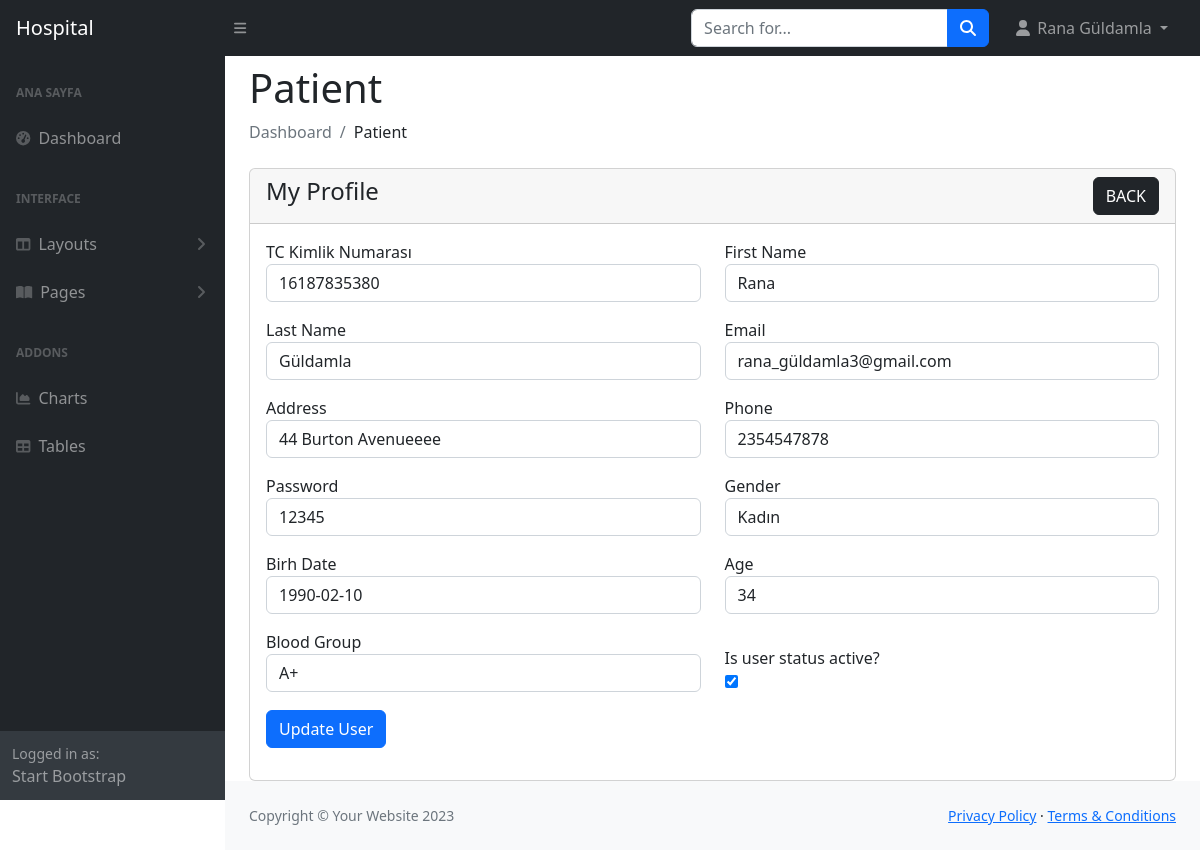
The app's page /Hospital_Managament_System/admin/edit_my_profile.php (signed in) with its own data.
### tables this page shows
CREATE TABLE `patient` (
  `patient_id` int(11) NOT NULL,
  `TC` varchar(11) NOT NULL,
  `fname` varchar(200) NOT NULL,
  `lname` varchar(200) NOT NULL,
  `email` varchar(200) NOT NULL,
  `password` varchar(200) NOT NULL,
  `address` longtext NOT NULL,
  `phone` varchar(15) NOT NULL,
  `gender` varchar(10) NOT NULL,
  `birth_date` date NOT NULL,
  `age` int(11) DEFAULT NULL,
  `blood_group` varchar(10) NOT NULL,
  `status` tinyint(1) NOT NULL
);

CREATE TABLE `blood_bank` (
  `blood_group_id` int(11) NOT NULL,
  `blood_group` longtext NOT NULL
);

### Hospital_Managament_System/admin/edit_my_profile.php (the view, shortened to what this page needs)
<?php
include("config/dbcon.php");
include("includes/header.php"); ?>
<div class="container-fluid px-4">
    <h1 class="mt-2">Patient</h1>
    <ol class="breadcrumb mb-4">
        <li class="breadcrumb-item active">Dashboard</li>
        <li class="breadcrumb-item">Patient</li>
    </ol>
    <div class="row">
        <div class="col-md-12">
            <div class="card">
                <div class="card-header">
                    <h4>My Profile
                        <a href="view_my_profile.php" class="btn btn-dark float-end">BACK</a>
                    </h4>
                </div>
                <div class="card-body">
                    <?php
                    $deger = $_SESSION['auth_user']['TC'];
                    $query = "SELECT * FROM patient WHERE TC = '$deger'";
                    $query_run = mysqli_query($con, $query);
                    if (mysqli_num_rows($query_run)) {
                        foreach ($query_run as $user) {
                            ?>
                                <form action="code.php" method="POST">
                                    <div class="row">
                                    <div class="col-md-6 mb-3">
                                            <label for="">TC Kimlik Numarası</label>
                                            <input type="text" name="TC" value="<?= $user['TC'] ?>" class="form-control" readonly>
                                        </div>
                                        <div class="col-md-6 mb-3">
                                            <label for="">First Name</label>
                                            <input type="text" name="fname" value="<?= $user['fname'] ?>" class="form-control">
                                        </div>
                                        <div class="col-md-6 mb-3">
                                            <label for="">Last Name</label>
                                            <input type="text" name="lname" value="<?= $user['lname'] ?>" class="form-control">
                                        </div>
                                        <div class="col-md-6 mb-3">
                                            <label for="">Email</label>
                                            <input type="text" name="email" value="<?= $user['email'] ?>" class="form-control">
                                        </div>
                                        <div class="col-md-6 mb-3">
                                            <label for="">Address</label>
                                            <input type="text" name="adres" value="<?= $user['address'] ?>" class="form-control">
                                        </div>
                                        <div class="col-md-6 mb-3">
                                            <label for="">Phone</label>
                                            <input type="text" name="telephone" value="<?= $user['phone'] ?>" class="form-control">
                                        </div>
                                        <div class="col-md-6 mb-3">
                                            <label for="">Password</label>
                                            <input type="text" name="password" value="<?= $user['password'] ?>" class="form-control">
                                        </div>
                                        <div class="col-md-6 mb-3">
                                            <label for="">Gender</label>
                                            <input type="text" name="gender" value="<?= $user['gender'] ?>" class="form-control">
                                        </div>
                                        <div class="col-md-6 mb-3">
                                            <label for="">Birh Date</label>
                                            <input type="text" name="birth_date" value="<?= $user['birth_date']?>" class="form-control" readonly>
                                        </div>
                                        <div class="col-md-6 mb-3">
                                            <label for="">Age</label>
                                            <input type="text" name="age" value="<?= $user['age'] ?>" class="form-control">
                                        </div>
                                        <div class="col-md-6 mb-3">
                                            <label for="">Blood Group</label>
                                            <?php
                                            $query1 = "SELECT * FROM blood_bank ORDER BY blood_group_id" ;
                                          $query_run1 = mysqli_query($con, $query1);
                                          if (mysqli_num_rows($query_run1) > 0) {
                                            foreach ($query_run1 as $row1) {
                                                if($user['blood_group'] == $row1['blood_group_id']){?>
                                                 <input type="text" name="blood" value="<?= $row1['blood_group']; ?>" class="form-control" readonly>
                                            <?php }?>
                                                <?php
                                            } }?>
                                        </div>
                                        <div class="col-md-6 mb-3 mt-3">
                                            <label for="">Is user status active?</label> <br />
                                            <input type="checkbox" name="status" <?= $user['status'] == '1' ? 'checked' : '' ?>
                                                width='90px' height='90px'>
                                        </div>
                                        <div class="col-md-12 mb-3">
                                        <button type="button" class="btn btn-primary" id="modalButton" data-bs-toggle="modal" data-bs-target="#exampleModalCenterEdit">Update User</button>
                                        </div>
                                    </div>
                                </form>
                                <?php
                            }
                        } else {
                            ?>
                            <h4>No Record Found</h4>
                            <?php
                        }
                    ?>
                </div>
            </div>
        </div>
    </div>
</div>
<?php
include("includes/footer.php");
include("includes/scripts.php");
?>

### records on screen
patient: TC "16187835380", fname "Rana", lname "Güldamla", email "rana_güldamla3@gmail.com", adres "44 Burton Avenueeee", telephone "2354547878", password "12345", gender "Kadın", birth_date "1990-02-10", age "34", status "☑"
blood_bank: blood "A+"

### other values on screen
$_SESSION["auth_user"]['user_name'] "Rana Güldamla"
